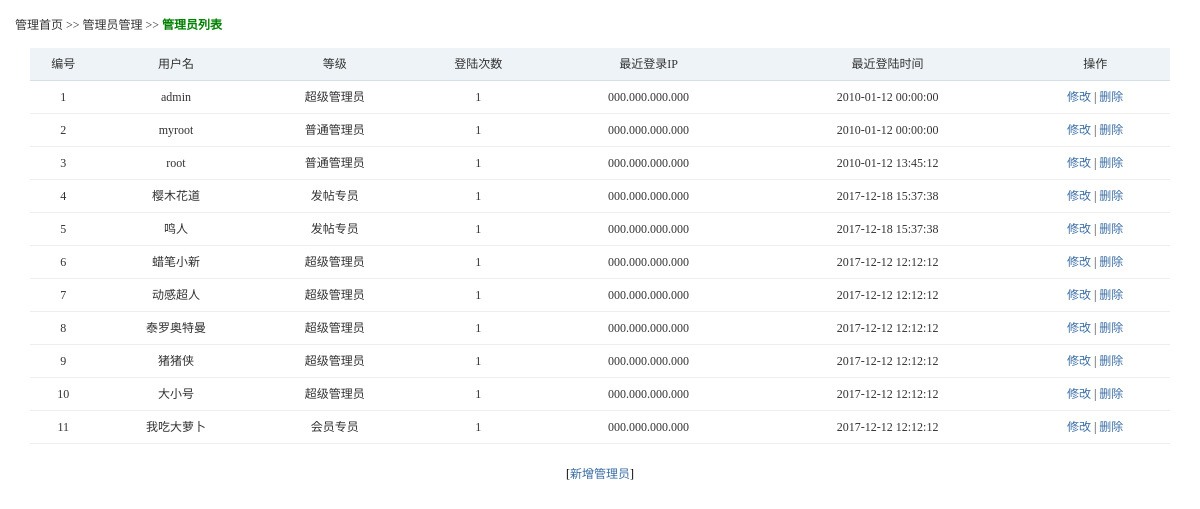
/admin/manage.php, run on the app's committed database.
### tables this page shows
CREATE TABLE `cms_manage` (
  `id` mediumint(8) unsigned NOT NULL AUTO_INCREMENT COMMENT '编号',
  `admin_user` varchar(20) NOT NULL COMMENT '管理员账号',
  `admin_pas` char(40) NOT NULL COMMENT '管理员密码',
  `level` tinyint(1) unsigned NOT NULL DEFAULT '0' COMMENT '管理员等级',
  `login_count` smallint(5) NOT NULL DEFAULT '1' COMMENT '登陆次数',
  `last_ip` varchar(20) NOT NULL DEFAULT '000.000.000.000' COMMENT '最后一次登录',
  `last_time` datetime NOT NULL DEFAULT '2017-12-12 12:12:12' COMMENT '最后一次登陆时间',
  `reg_time` datetime NOT NULL COMMENT '注册时间',
  PRIMARY KEY (`id`)
);

CREATE TABLE `cms_level` (
  `id` mediumint(8) unsigned NOT NULL AUTO_INCREMENT COMMENT '等级编号',
  `level_name` varchar(20) NOT NULL COMMENT '等级名称',
  `level_info` varchar(200) NOT NULL COMMENT '等级信息',
  `premission` varchar(200) NOT NULL DEFAULT '0' COMMENT '权限',
  `level` tinyint(1) unsigned NOT NULL,
  PRIMARY KEY (`id`)
);

### includes/Templates.class.php (called while the page is built, shortened)
<?php
class Templates {
	public function display($_file) {
		$_parFile = TPL_C_DIR.md5($_file).$_file.'.php';
		include $_parFile;
	}
}
?>

### model/manage.class.php (called while the page is built, shortened)
<?php
	class Manage
	{
		private	$tpl;
		public function __construct(&$tpl)
		{
			$this->tpl = $tpl;
			$this->doAction();
		}
		private function doAction()
		{
			$this->tpl->assign('list',false);
			$this->tpl->assign('add',false);
			$this->tpl->assign('update',false);
			$this->tpl->assign('delete',false);
			@$r_result = $_GET['action'];
			switch ($r_result)
			{
				default:
					$this->tpl->assign('list',true);
					$this->tpl->assign('title','管理员列表');
				break;
			}
			$arr = $this->getManages();
			$this->tpl->assign('AllManage',$arr);
			$this->tpl->display('manage.tpl');
		}
		public function getManages()
		{
			$_db = DB::getDB();
			$_sql = 'SELECT
						m.id,m.admin_user,m.level,m.login_count,m.last_ip,m.last_time,l.level_name
					FROM
						cms_manage m,cms_level l
					WHERE
						m.level = l.level
					ORDER BY
						m.id ASC
					LIMIT
						0,20';
			$_result = $_db->query($_sql);
			$_html = array();
			while(!! $obj = $_result->fetch_object())
			{
				$_html[] = $obj;
			}
			return $_html;
		}
	}
?>

### admin/manage.php (called while the page is built, shortened)
<?php
require ROOT_PATH.'/model/manage.class.php';
global $_tpl;
new Manage($_tpl);
?>

### templates_c/9b01c766e64876f4cfe8b6b83ad66265manage.tpl.php (the view, shortened to what this page needs)
<!DOCTYPE html PUBLIC "-//W3C//DTD XHTML 1.0 Transitional//EN" "http://www.w3.org/TR/xhtml1/DTD/xhtml1-transitional.dtd">
<html xmlns="http://www.w3.org/1999/xhtml">
<head>
<link rel="stylesheet" type="text/css" href="../style/admin.css" />
</head>
<body id="main">
	<div class="map">
		管理首页 &gt;&gt; 管理员管理 &gt;&gt; <strong><?php echo $this->_vars['title'];?></strong>
	</div>
	<?php if ($this->_vars['list']) {?>
		<table cellspacing="0">
			<tr><th>编号</th><th>用户名</th><th>等级</th><th>登陆次数</th><th>最近登录IP</th><th>最近登陆时间</th><th>操作</th></tr>
			<?php foreach ($this->_vars['AllManage'] as $key=>$value) { ?>
				<tr>
					<td><?php echo $value->id?></td>
					<td><?php echo $value->admin_user?></td>
					<td><?php echo $value->level_name?></td>
					<td><?php echo $value->login_count?></td>
					<td><?php echo $value->last_ip?></td>
					<td><?php echo $value->last_time?></td>
					<td><a href='?action=update'>修改</a> | <a href='?action=delete'>删除</a></td>
				</tr>
			<?php } ?>
		</table>
		<p class="center">[<a href='?action=add'>新增管理员</a>]</p>
	<?php } ?>
</body>
</html>

### style/admin.css (style rules this page uses)
body,h1,h2,h3,p,form,ul,li,dl,dt,dd { padding:0; margin:0; }
body { background:#fff; font-size:12px; }
#main { background:#fff; }
#main div.map { padding:15px; color:#333; }
#main div.map strong { color:green; }
#main table { width:95%; margin:0 auto; text-align:center; }
#main table tr { background:#fff; }
#main table th, #main table td { height:30px; line-height:30px; color:#333; }
#main table th { background:#eef3f7; border-bottom:1px solid #d5dfe8; font-weight:normal; }
#main table td { border-bottom:1px solid #eee; }
#main a { color:#3b6ea5; text-decoration:none; }
#main p.center { text-align:center; padding:20px; }

### data on the page
cms_manage: id "1", admin_user "admin", cms_level.level_name "超级管理员", login_count "1", last_ip "000.000.000.000", last_time "2010-01-12 00:00:00"
cms_manage: id "2", admin_user "myroot", cms_level.level_name "普通管理员", login_count "1", last_ip "000.000.000.000", last_time "2010-01-12 00:00:00"
cms_manage: id "3", admin_user "root", cms_level.level_name "普通管理员", login_count "1", last_ip "000.000.000.000", last_time "2010-01-12 13:45:12"
cms_manage: id "4", admin_user "樱木花道", cms_level.level_name "发帖专员", login_count "1", last_ip "000.000.000.000", last_time "2017-12-18 15:37:38"
cms_manage: id "5", admin_user "鸣人", cms_level.level_name "发帖专员", login_count "1", last_ip "000.000.000.000", last_time "2017-12-18 15:37:38"
cms_manage: id "6", admin_user "蜡笔小新", cms_level.level_name "超级管理员", login_count "1", last_ip "000.000.000.000", last_time "2017-12-12 12:12:12"
cms_manage: id "7", admin_user "动感超人", cms_level.level_name "超级管理员", login_count "1", last_ip "000.000.000.000", last_time "2017-12-12 12:12:12"
cms_manage: id "8", admin_user "泰罗奥特曼", cms_level.level_name "超级管理员", login_count "1", last_ip "000.000.000.000", last_time "2017-12-12 12:12:12"
cms_manage: id "9", admin_user "猪猪侠", cms_level.level_name "超级管理员", login_count "1", last_ip "000.000.000.000", last_time "2017-12-12 12:12:12"
cms_manage: id "10", admin_user "大小号", cms_level.level_name "超级管理员", login_count "1", last_ip "000.000.000.000", last_time "2017-12-12 12:12:12"
cms_manage: id "11", admin_user "我吃大萝卜", cms_level.level_name "会员专员", login_count "1", last_ip "000.000.000.000", last_time "2017-12-12 12:12:12"

### other printed values
$this->_vars['title'] "管理员列表"
